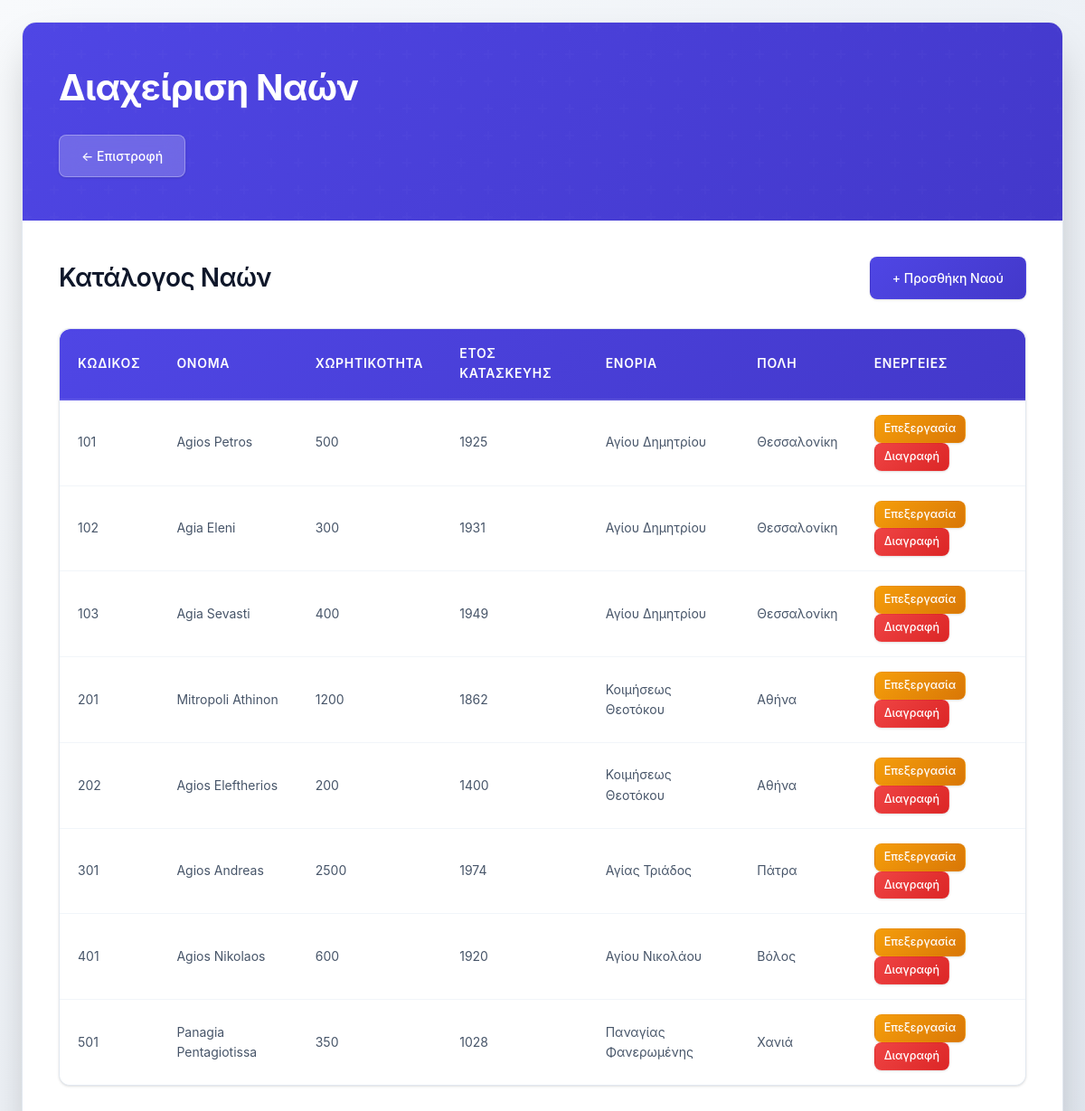
The page /naos.php on the database its author committed.
### tables this page shows
CREATE TABLE NAOS (
    kodikos_naou     INT PRIMARY KEY,
    onoma            VARCHAR(40) NOT NULL,
    xoritikotita     INT NOT NULL,
    etos_kataskevis  INT,
    kodikos_enorias  INT NOT NULL,
    FOREIGN KEY (kodikos_enorias) REFERENCES ENORIA(kodikos_enorias) ON DELETE RESTRICT
);

CREATE TABLE ENORIA (
    kodikos_enorias INT PRIMARY KEY,
    onoma_enorias   VARCHAR(60) NOT NULL,
    poli            VARCHAR(40) NOT NULL,
    arithmos_naon   INT DEFAULT 0
);

### naos.php (the view, shortened to what this page needs)
<?php
require_once 'config.php';
$sql = "SELECT n.*, e.onoma_enorias, e.poli
        FROM NAOS n
        JOIN ENORIA e ON n.kodikos_enorias = e.kodikos_enorias
        ORDER BY n.kodikos_naou";
$result = $conn->query($sql);
?>
<!DOCTYPE html>
<html lang="el">
<head>
    <link rel="stylesheet" href="css/style.css?v=3">
</head>
<body>
    <div class="container">
        <header>
            <h1>Διαχείριση Ναών</h1>
            <a href="index.php" class="btn btn-primary" style="margin-top: 20px;">← Επιστροφή</a>
        </header>
        <div class="content-section">
            <div class="section-header">
                <h2>Κατάλογος Ναών</h2>
                <button class="btn btn-primary" onclick="showModal('addModal')">
                    + Προσθήκη Ναού
                </button>
            </div>
            <?php if ($result && $result->num_rows > 0): ?>
                <table class="data-table">
                    <thead>
                        <tr>
                            <th>Κωδικός</th>
                            <th>Όνομα</th>
                            <th>Χωρητικότητα</th>
                            <th>Έτος Κατασκευής</th>
                            <th>Ενορία</th>
                            <th>Πόλη</th>
                            <th>Ενέργειες</th>
                        </tr>
                    </thead>
                    <tbody>
                        <?php while ($row = $result->fetch_assoc()): ?>
                            <tr>
                                <td><?php echo htmlspecialchars($row['kodikos_naou']); ?></td>
                                <td><?php echo htmlspecialchars($row['onoma']); ?></td>
                                <td><?php echo htmlspecialchars($row['xoritikotita']); ?></td>
                                <td><?php echo $row['etos_kataskevis'] ? htmlspecialchars($row['etos_kataskevis']) : '-'; ?></td>
                                <td><?php echo htmlspecialchars($row['onoma_enorias']); ?></td>
                                <td><?php echo htmlspecialchars($row['poli']); ?></td>
                                <td>
                                    <a href="?edit=1&id=<?php echo $row['kodikos_naou']; ?>" class="btn btn-warning" style="padding: 5px 10px; font-size: 0.9em;">Επεξεργασία</a>
                                    <a href="?delete=1&id=<?php echo $row['kodikos_naou']; ?>"
                                       class="btn btn-danger"
                                       style="padding: 5px 10px; font-size: 0.9em;"
                                       onclick="return confirmDelete('Είστε σίγουροι ότι θέλετε να διαγράψετε τον ναό <?php echo htmlspecialchars($row['onoma']); ?>;');">
                                        Διαγραφή
                                    </a>
                                </td>
                            </tr>
                        <?php endwhile; ?>
                    </tbody>
                </table>
            <?php endif; ?>
        </div>
    </div>
</body>
</html>

### rows shown on the page
naos: kodikos_naou "101", onoma "Agios Petros", xoritikotita "500", etos_kataskevis "1925", kodikos_enorias.onoma_enorias "Αγίου Δημητρίου", kodikos_enorias.poli "Θεσσαλονίκη"
naos: kodikos_naou "102", onoma "Agia Eleni", xoritikotita "300", etos_kataskevis "1931", kodikos_enorias.onoma_enorias "Αγίου Δημητρίου", kodikos_enorias.poli "Θεσσαλονίκη"
naos: kodikos_naou "103", onoma "Agia Sevasti", xoritikotita "400", etos_kataskevis "1949", kodikos_enorias.onoma_enorias "Αγίου Δημητρίου", kodikos_enorias.poli "Θεσσαλονίκη"
naos: kodikos_naou "201", onoma "Mitropoli Athinon", xoritikotita "1200", etos_kataskevis "1862", kodikos_enorias.onoma_enorias "Κοιμήσεως Θεοτόκου", kodikos_enorias.poli "Αθήνα"
naos: kodikos_naou "202", onoma "Agios Eleftherios", xoritikotita "200", etos_kataskevis "1400", kodikos_enorias.onoma_enorias "Κοιμήσεως Θεοτόκου", kodikos_enorias.poli "Αθήνα"
naos: kodikos_naou "301", onoma "Agios Andreas", xoritikotita "2500", etos_kataskevis "1974", kodikos_enorias.onoma_enorias "Αγίας Τριάδος", kodikos_enorias.poli "Πάτρα"
naos: kodikos_naou "401", onoma "Agios Nikolaos", xoritikotita "600", etos_kataskevis "1920", kodikos_enorias.onoma_enorias "Αγίου Νικολάου", kodikos_enorias.poli "Βόλος"
naos: kodikos_naou "501", onoma "Panagia Pentagiotissa", xoritikotita "350", etos_kataskevis "1028", kodikos_enorias.onoma_enorias "Παναγίας Φανερωμένης", kodikos_enorias.poli "Χανιά"
